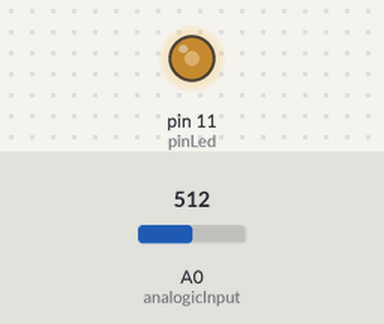
Recording of a sketch running on a simulated Arduino Uno, built with avr-gcc and run on an emulated ATmega328P. Shown: output pins drawn as LEDs (lit = HIGH). Inputs (shaded band) come from the test bench; at power-on: A0 (analogicInput) = 512.

Above: at 2.2 s.
2.3 s: A0 (analogicInput) set to 716
At 3.3 s:
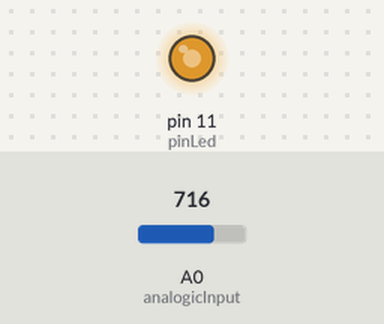
3.8 s: A0 (analogicInput) set to 900
At 4.5 s:
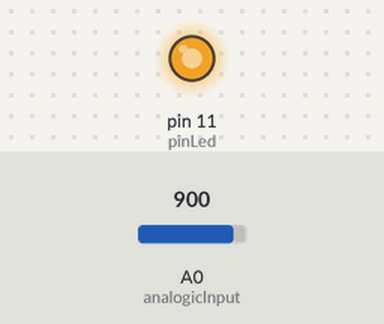
5.3 s: A0 (analogicInput) set to 122
At 5.6 s:
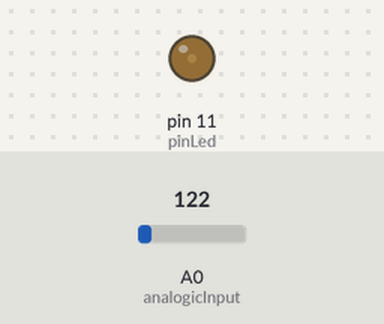
6.8 s: A0 (analogicInput) set to 511
At 8.0 s:
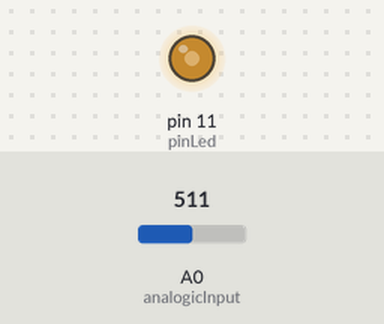
Timing chart, 0 to 9.3 s (numbered marks = the images above; inputs shaded):
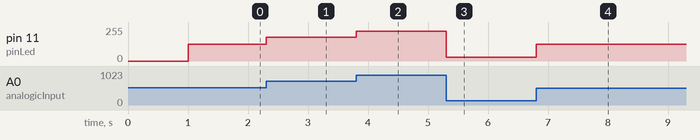

The sketch:

sketch_potenciometro_led.ino
```cpp
int analogicInput = 0;
int pinLed = 11;
int lectura = 0;
int mappedValue = 0;
void setup() {
  Serial.begin(9600);
  delay(1000);
}

void loop() {

  lectura = analogRead(analogicInput);
  mappedValue = map(lectura,0,1023,0,255);
  analogWrite(pinLed,mappedValue);

}
```

Measured:
- after the input at 2.3 s, pin 11 (pinLed): 127/255 → 178/255 at once
- after the input at 3.8 s, pin 11 (pinLed): 178/255 → 224/255 at once
- after the input at 5.3 s, pin 11 (pinLed): 224/255 → 30/255 at once
- after the input at 6.8 s, pin 11 (pinLed): 30/255 → 127/255 at once
